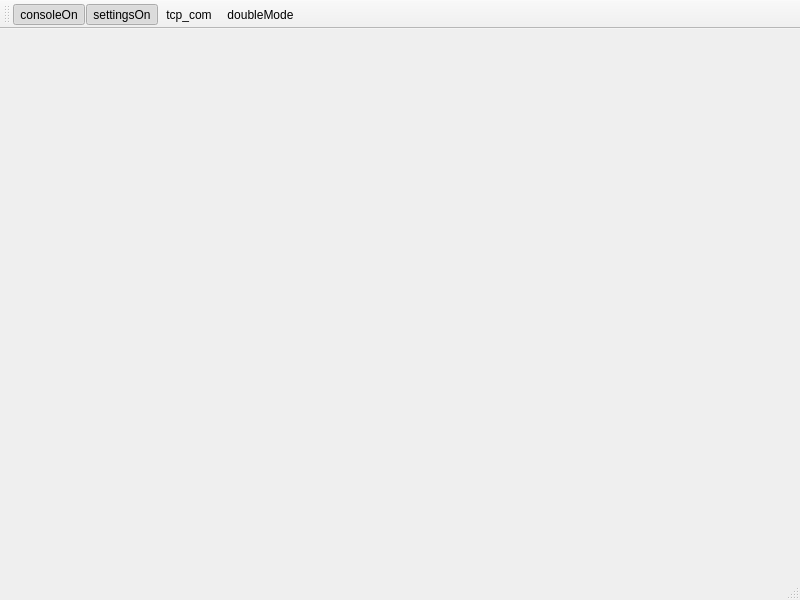
<?xml version="1.0" encoding="UTF-8"?>
<ui version="4.0">
 <class>MainWindow</class>
 <widget class="QMainWindow" name="MainWindow">
  <property name="geometry">
   <rect>
    <x>0</x>
    <y>0</y>
    <width>800</width>
    <height>600</height>
   </rect>
  </property>
  <property name="windowTitle">
   <string>MainWindow</string>
  </property>
  <widget class="QWidget" name="centralwidget"/>
  <widget class="QMenuBar" name="menubar">
   <property name="geometry">
    <rect>
     <x>0</x>
     <y>0</y>
     <width>800</width>
     <height>21</height>
    </rect>
   </property>
  </widget>
  <widget class="QStatusBar" name="statusbar"/>
  <widget class="QToolBar" name="toolBar">
   <property name="windowTitle">
    <string>toolBar</string>
   </property>
   <property name="movable">
    <bool>true</bool>
   </property>
   <property name="orientation">
    <enum>Qt::Horizontal</enum>
   </property>
   <property name="iconSize">
    <size>
     <width>40</width>
     <height>40</height>
    </size>
   </property>
   <property name="toolButtonStyle">
    <enum>Qt::ToolButtonIconOnly</enum>
   </property>
   <property name="floatable">
    <bool>true</bool>
   </property>
   <attribute name="toolBarArea">
    <enum>TopToolBarArea</enum>
   </attribute>
   <attribute name="toolBarBreak">
    <bool>false</bool>
   </attribute>
   <addaction name="actionconsoleOn"/>
   <addaction name="actionsettingsOn"/>
   <addaction name="actiontcp_com"/>
   <addaction name="actiondoubleMode"/>
  </widget>
  <action name="actionconsoleOn">
   <property name="checkable">
    <bool>true</bool>
   </property>
   <property name="checked">
    <bool>true</bool>
   </property>
   <property name="icon">
    <iconset resource="res.qrc">
     <normaloff>:/res/command-line.svg</normaloff>:/res/command-line.svg</iconset>
   </property>
   <property name="text">
    <string>consoleOn</string>
   </property>
   <property name="toolTip">
    <string>Отображать консоль</string>
   </property>
  </action>
  <action name="actionsettingsOn">
   <property name="checkable">
    <bool>true</bool>
   </property>
   <property name="checked">
    <bool>true</bool>
   </property>
   <property name="icon">
    <iconset resource="res.qrc">
     <normaloff>:/res/Rightsidebar.svg</normaloff>:/res/Rightsidebar.svg</iconset>
   </property>
   <property name="text">
    <string>settingsOn</string>
   </property>
   <property name="toolTip">
    <string>Отображать панель настроек</string>
   </property>
  </action>
  <action name="actiontcp_com">
   <property name="checkable">
    <bool>true</bool>
   </property>
   <property name="icon">
    <iconset resource="res.qrc">
     <normaloff>:/res/vga.png</normaloff>
     <normalon>:/res/eth2.png</normalon>:/res/vga.png</iconset>
   </property>
   <property name="text">
    <string>tcp_com</string>
   </property>
   <property name="toolTip">
    <string>Переключение интерфейсов</string>
   </property>
  </action>
  <action name="actiondoubleMode">
   <property name="checkable">
    <bool>true</bool>
   </property>
   <property name="icon">
    <iconset resource="res.qrc">
     <normaloff>:/res/double2.png</normaloff>:/res/double2.png</iconset>
   </property>
   <property name="text">
    <string>doubleMode</string>
   </property>
   <property name="toolTip">
    <string>Подключение второго устройства</string>
   </property>
  </action>
 </widget>
 <resources>
  <include location="res.qrc"/>
 </resources>
 <connections/>
</ui>
